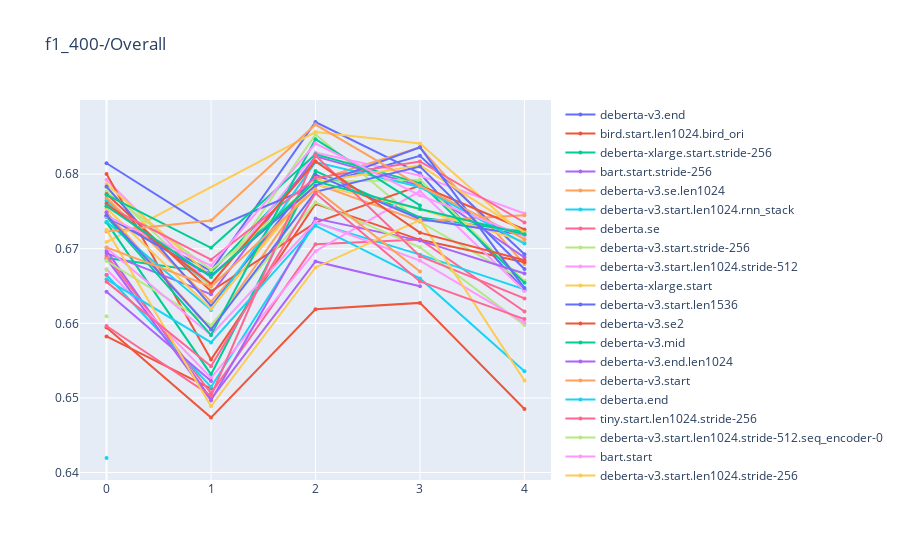
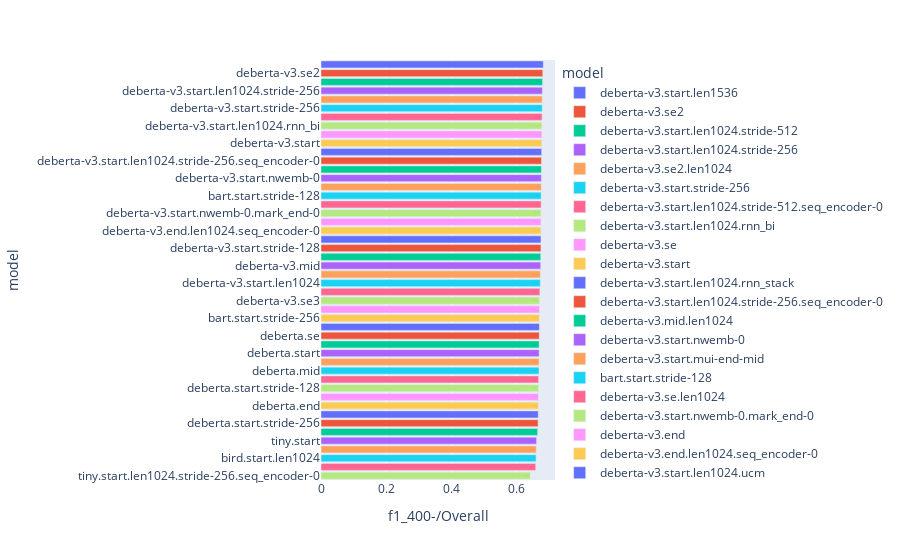
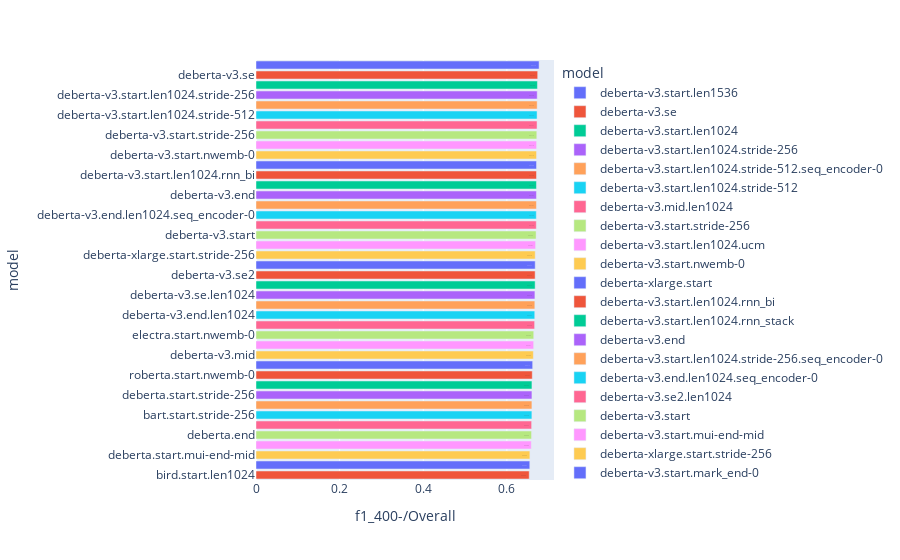
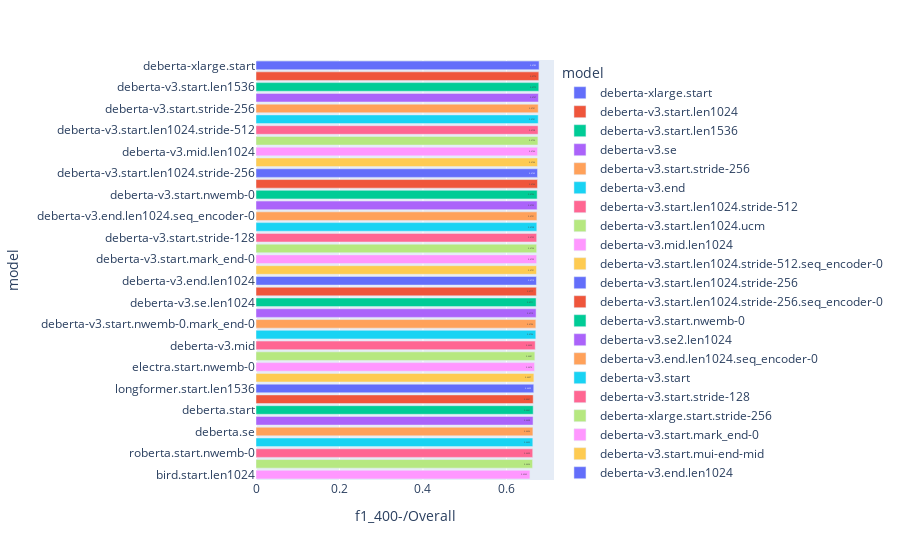

The code cell stored with these charts, in order, in its notebook:
### Code cell
show('f1_400-/Overall', False)
